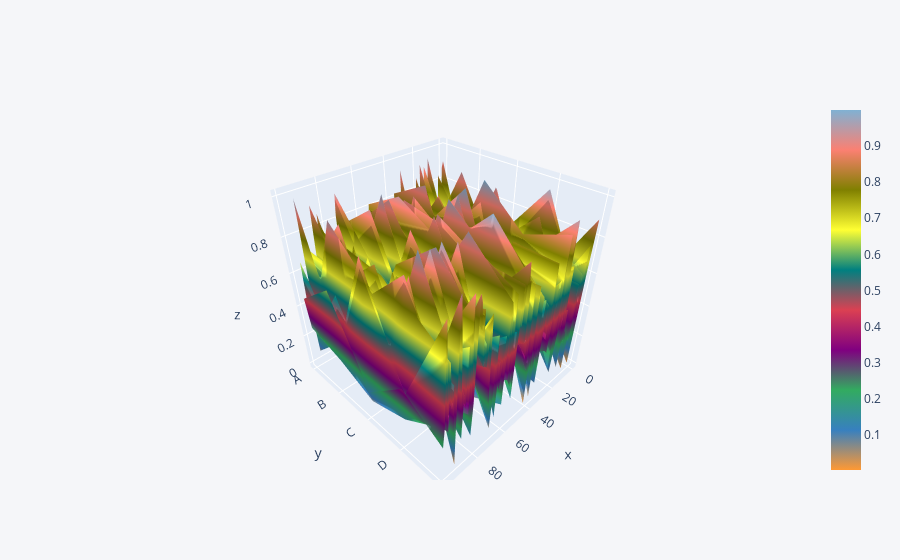

Notebook code cell kept with this figure:
### Code cell
main(cat)

### Figure 1 — Plotly figure (JSON) as saved in the notebook; plotly's stock layout.template omitted (floating-point values rounded to 4 significant figures; data arrays with more than 128 entries replaced by an {"elided": "..."} marker saying what was removed)
{"data": [{"colorscale": [[0, "rgb(255, 153, 51)"], [0.1111, "rgb(55, 128, 191)"], [0.2222, "rgb(50, 171, 96)"], [0.3333, "rgb(128, 0, 128)"], [0.4444, "rgb(219, 64, 82)"], [0.5556, "rgb(0, 128, 128)"], [0.6667, "rgb(255, 255, 51)"], [0.7778, "rgb(128, 128, 0)"], [0.8889, "rgb(251, 128, 114)"], [1, "rgb(128, 177, 211)"]], "type": "surface", "x": [0, 1, 2, 3, 4, 5, 6, 7, 8, 9, 10, 11, 12, 13, 14, 15, 16, 17, 18, 19, 20, 21, 22, 23, 24, 25, 26, 27, 28, 29, 30, 31, 32, 33, 34, 35, 36, 37, 38, 39, 40, 41, 42, 43, 44, 45, 46, 47, 48, 49, 50, 51, 52, 53, 54, 55, 56, 57, 58, 59, 60, 61, 62, 63, 64, 65, 66, 67, 68, 69, 70, 71, 72, 73, 74, 75, 76, 77, 78, 79, 80, 81, 82, 83, 84, 85, 86, 87, 88, 89, 90, 91, 92, 93, 94, 95, 96, 97, 98, 99], "y": ["A", "B", "C", "D", "E"], "z": {"elided": "5x100 float values"}}], "layout": {"legend": {"bgcolor": "#F5F6F9", "font": {"color": "#4D5663"}}, "paper_bgcolor": "#F5F6F9", "plot_bgcolor": "#F5F6F9", "title": {"font": {"color": "#4D5663"}}, "xaxis": {"gridcolor": "#E1E5ED", "showgrid": true, "tickfont": {"color": "#4D5663"}, "title": {"font": {"color": "#4D5663"}, "text": ""}, "zerolinecolor": "#E1E5ED"}, "yaxis": {"gridcolor": "#E1E5ED", "showgrid": true, "tickfont": {"color": "#4D5663"}, "title": {"font": {"color": "#4D5663"}, "text": ""}, "zerolinecolor": "#E1E5ED"}}}
